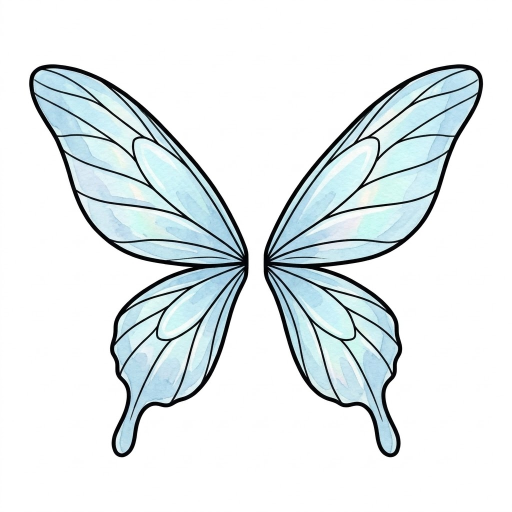
#> input picture parts/raw/back_wings.jpg, 1024 x 1024 px, given in place of crest_neta.jpg, which was not available (shown at 1/2 size)
$ python crest_stamp.py out.png
#> lines starting #> are read from the running program, lines starting #| are printed output that depends on the picture; after the words box and inside, x2 and y2 are one past the last pixel; in counts of white or black regions, pixels touching at a corner belong together
### tools/parts/join.py
from PIL import Image, ImageDraw
import numpy as np
from collections import deque

def cutout(path, thresh=232):
#> called with path = 'crest_neta.jpg', thresh = 232
    im = Image.open(path).convert("RGB"); a = np.asarray(im).astype(int)
#> in cutout, im is the input picture: PIL image 1024x1024 RGB; mean R, G, B 227.1, 234.2, 236
    h, w, _ = a.shape
#> h = 1024; w = 1024
    light = a.min(axis=2) >= thresh
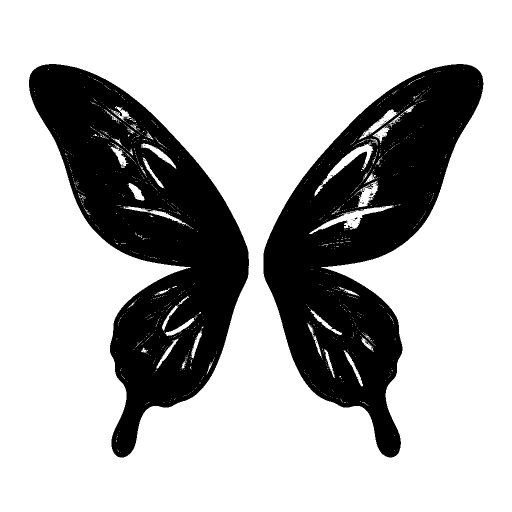
#> light: shape (1024, 1024) bool (shown at 1/2 size); 71.7% white; 86 black regions (83 under 20 px), largest, box (x1, y1, x2, y2) and area: (58, 128, 498, 915) 149935, (527, 128, 967, 915) 147078, (739, 387, 747, 392) 22
    bg = np.zeros((h, w), bool); q = deque()
    for x in range(w):
        for y in (0, h - 1):
            if light[y, x] and not bg[y, x]: bg[y, x] = True; q.append((y, x))
#> bg: shape (1024, 1024) bool; 0.2% white in thin lines or dots
    for y in range(h):
        for x in (0, w - 1):
            if light[y, x] and not bg[y, x]: bg[y, x] = True; q.append((y, x))
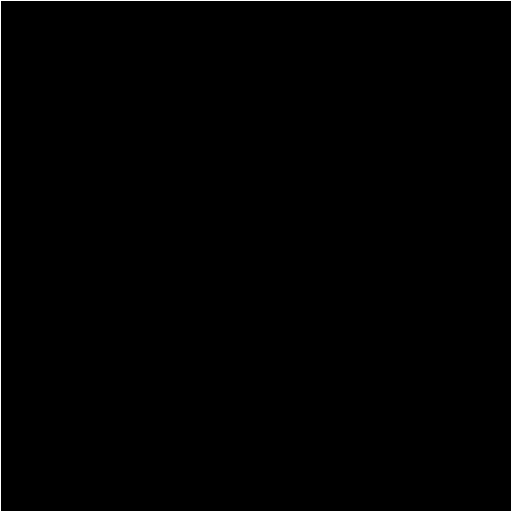
#> bg: shape (1024, 1024) bool (shown at 1/2 size); 0.39% white in thin lines or dots
    while q:
        y, x = q.popleft()
        for dy, dx in ((1,0),(-1,0),(0,1),(0,-1)):
            ny, nx = y + dy, x + dx
            if 0 <= ny < h and 0 <= nx < w and light[ny, nx] and not bg[ny, nx]:
                bg[ny, nx] = True; q.append((ny, nx))
#> bg: shape (1024, 1024) bool; 70% white; 2 black regions, box (x1, y1, x2, y2) and area: (527, 128, 967, 915) 157117, (58, 128, 498, 915) 157087
    alpha = np.where(bg, 0, 255).astype(np.uint8)
    return Image.fromarray(np.dstack([a.astype(np.uint8), alpha]), "RGBA")

# [29 lines that do not run on import are left out]

### tools/parts/recolor.py
import numpy as np
from PIL import Image

def rgb2hsv(rgb):
    mx = rgb.max(-1); mn = rgb.min(-1); d = mx - mn
    r, g, b = rgb[..., 0], rgb[..., 1], rgb[..., 2]
    dd = np.where(d == 0, 1, d)
    h = np.where(mx == r, ((g - b) / dd) % 6, np.where(mx == g, (b - r) / dd + 2, (r - g) / dd + 4)) * 60
    h = np.where(d == 0, 0, h)
    s = np.where(mx == 0, 0, d / np.where(mx == 0, 1, mx))
    return h, s, mx

# [7 lines left out: function hsv2rgb, not called in this run]

# Each recolourable body: the garment's hue range (degrees, may wrap), the minimum saturation that counts as garment.
GARMENT = {
    "fighter": (340, 18, 0.35),
    "wizard":  (185, 240, 0.25),
    "ranger":  (75, 135, 0.25),
    "bard":    (265, 315, 0.25),
    "rogue":   (110, 190, 0.10),
    "paladin": (190, 240, 0.25),
}
BOOST = {"ranger": 1.3, "rogue": 1.9}
TARGETS = {"red": 2, "orange": 26, "yellow": 48, "green": 120, "blue": 215, "purple": 280, "pink": 330, "black": None}

def in_range(h, lo, hi):
    return (h >= lo) & (h <= hi) if lo <= hi else (h >= lo) | (h <= hi)

# [17 lines left out: function recolor, not called in this run]

### tools/parts/crest_stamp.py
"""The team crests as rubber stamps: one ink colour, the linework solid, the shading as lighter ink, worn.
python3 crest_stamp.py <out dir>"""
import sys, numpy as np
from PIL import Image, ImageFilter
from join import cutout
from recolor import rgb2hsv
INK = {"neta": (23, 94, 96), "roni": (214, 100, 22)}
rng = np.random.default_rng(5)
def worn(shape, density):
    """A screen-print wear mask: mostly 1, with soft holes."""
    n = rng.random(shape)
    im = Image.fromarray((n * 255).astype(np.uint8)).filter(ImageFilter.GaussianBlur(1.6))
    a = np.asarray(im).astype(float) / 255
    a = (a - a.mean()) / a.std()
    return np.clip(1.6 - density * np.maximum(a - 0.6, 0) * 3, 0, 1)
for team, ink in INK.items():
    im = cutout(f"crest_{team}.jpg"); im = im.crop(im.getbbox()).resize((640, 640), Image.LANCZOS)
    a = np.asarray(im).astype(float) / 255; rgb, al = a[..., :3], a[..., 3]
    h, s, v = rgb2hsv(rgb)
    lum = rgb @ [0.299, 0.587, 0.114]
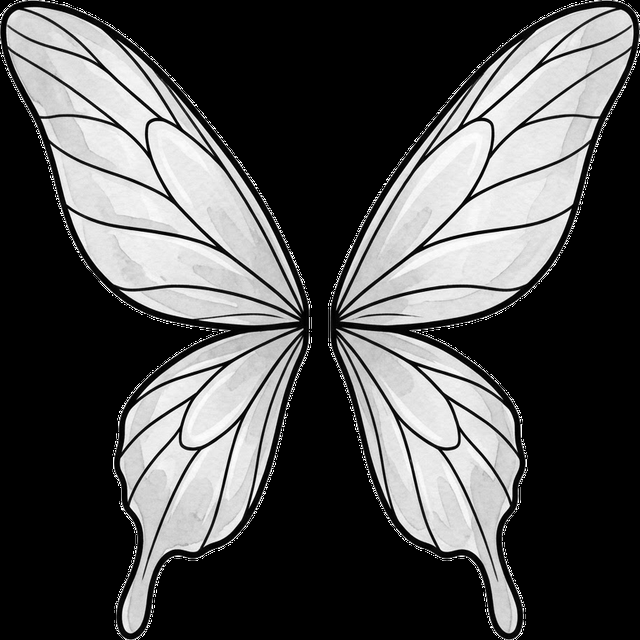
#> lum: shape (640, 640) float64; min 0, max 1, mean 0.318
    line = np.clip((0.42 - lum) / 0.22, 0, 1)                       # the black outlines and dark details
    # shading: the animal's own tones (not the saturated background or the gold rim) as lighter ink
    if team == "neta":
        body = (s < 0.25) & (lum < 0.75)                            # the grey koala, not the teal field
#> body: shape (640, 640) bool; 60.1% white; 1088 black regions (1084 under 20 px), largest, box (x1, y1, x2, y2) and area: (2, 0, 308, 638) 80851, (331, 1, 637, 638) 80353, (99, 280, 112, 293) 21, (539, 269, 552, 282) 20
        leaves = (h > 90) & (h < 160) & (s > 0.25) & (lum < 0.6)    # the green leaves
#> leaves: shape (640, 640) bool; 0.1% white in thin lines or dots
        shade = np.where(body, np.clip((0.8 - lum) * 1.4, 0, 0.55), 0) + np.where(leaves, 0.45, 0)
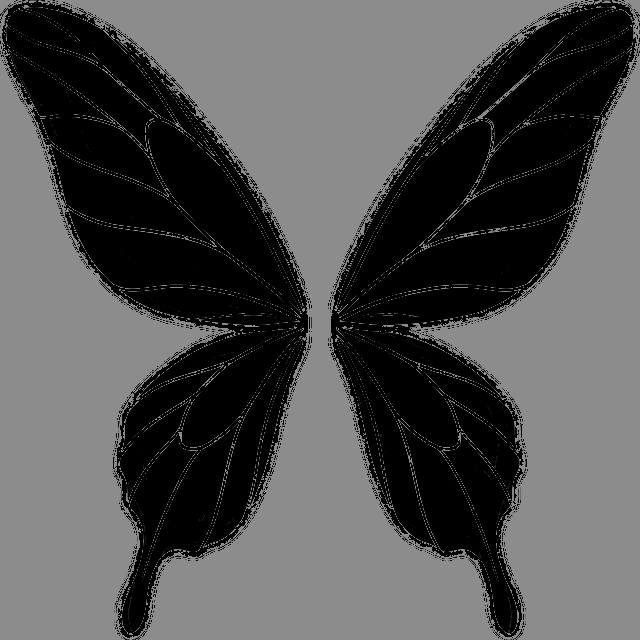
#> shade: shape (640, 640) float64; min 0, max 0.55, mean 0.325
    else:
        bird = (lum < 0.52) & ~((h > 22) & (h < 40) & (s > 0.7))     # the darker rooster tones, not the orange field
        comb = (h < 12) | (h > 340)
        shade = np.where(bird | comb, np.clip((0.75 - lum) * 1.3, 0, 0.6), 0)
    ink_a = np.clip(np.maximum(line, shade), 0, 1) * al
    ink_a *= worn(ink_a.shape, 0.75)
#> in worn, `a = (a - a.mean()) / a.std()`:
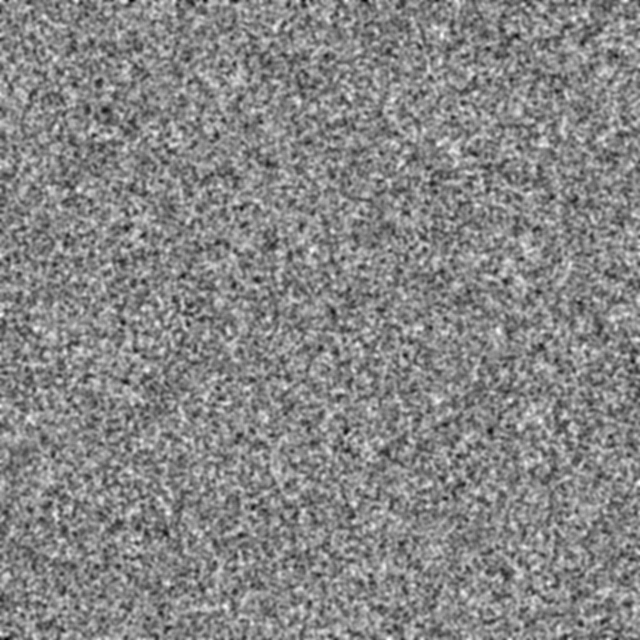
#> a: shape (640, 640) float64; min -4.6, max 4.12, mean -2.88e-16; drawn with min black and max white
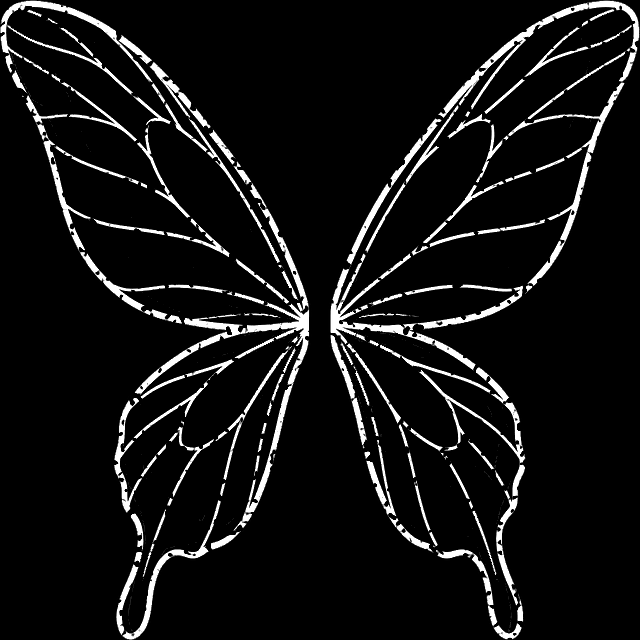
#> ink_a: shape (640, 640) float64; min 0, max 1, mean 0.077
    out = np.dstack([np.full(ink_a.shape + (3,), ink, float) / 255, ink_a])
    Image.fromarray((out * 255).astype(np.uint8), "RGBA").resize((400, 400), Image.LANCZOS).save(f"{sys.argv[1]}/stamp_{team}.webp", "WEBP", quality=90)
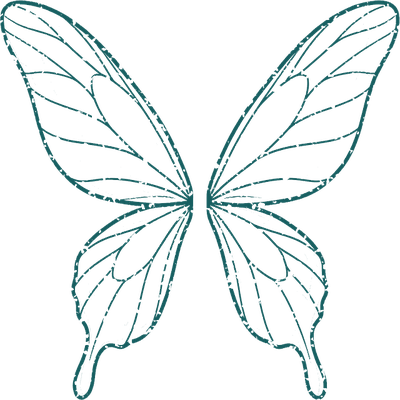
#> saved as stamp_neta.webp: PIL image 400x400 RGBA; mean R, G, B, A 3, 17.4, 17.8, 19.8; transparent parts drawn white
    print(team, "ok")
#> pass 2 of the loop `for team, ink in INK.items():`:
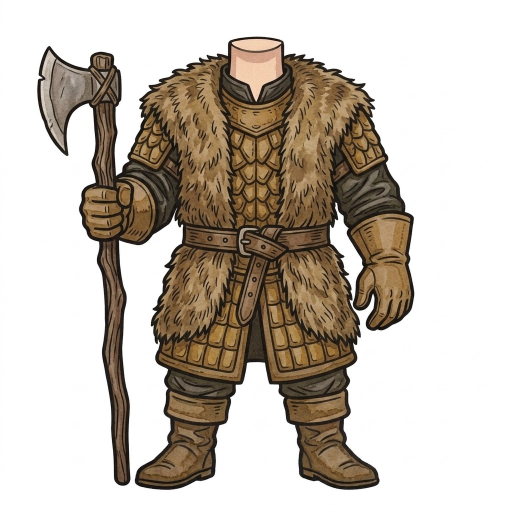
#> input picture parts/raw/body_barbarian.jpg, 1024 x 1024 px, given in place of crest_roni.jpg, which was not available (shown at 1/2 size)
#> in cutout, im is the input picture: PIL image 1024x1024 RGB; mean R, G, B 197, 188.4, 178.2
#> in cutout (call 2), `light = a.min(axis=2) >= thresh`:
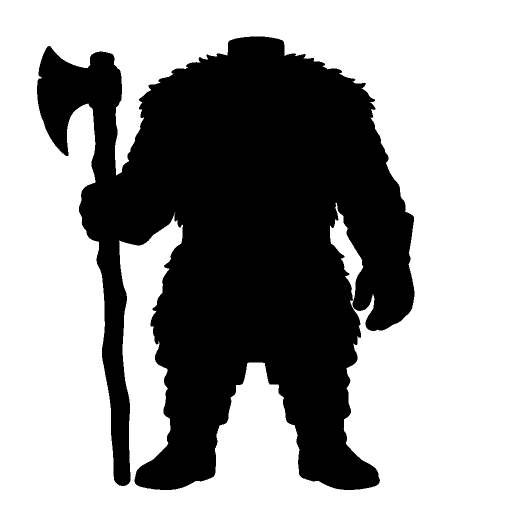
#> light: shape (1024, 1024) bool (shown at 1/2 size); 60.7% white; 1 black region, box (x1, y1, x2, y2) and area: (74, 73, 829, 980) 412008
#> in rgb2hsv (call 2), `r, g, b = rgb[..., 0], rgb[..., 1], rgb[..., 2]`:
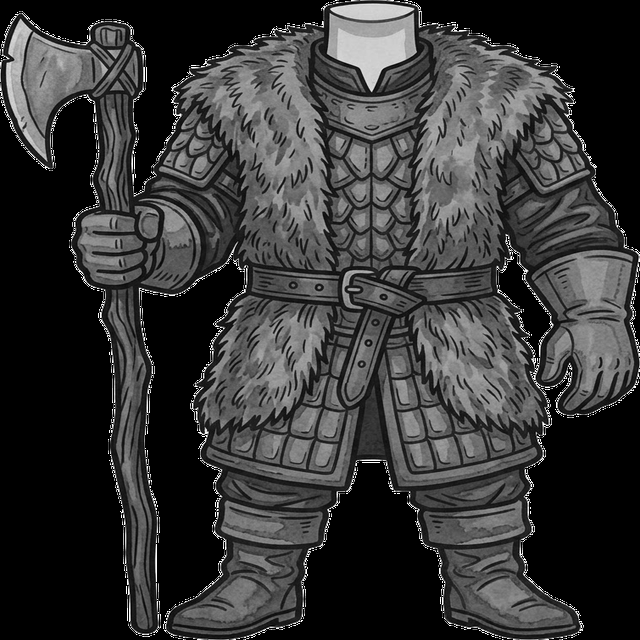
#> g: shape (640, 640) float64; min 0, max 1, mean 0.214
